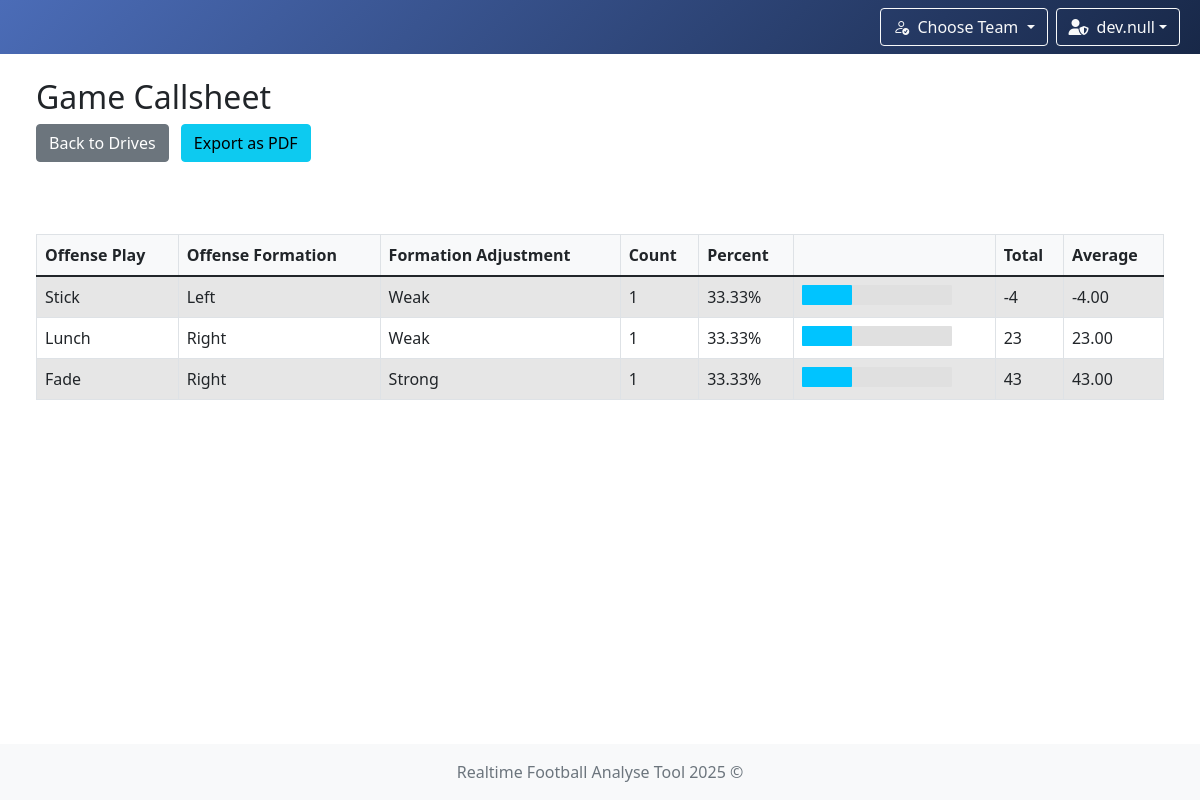
Page /game/1/game_callsheet (signed in) on the earlier database version.
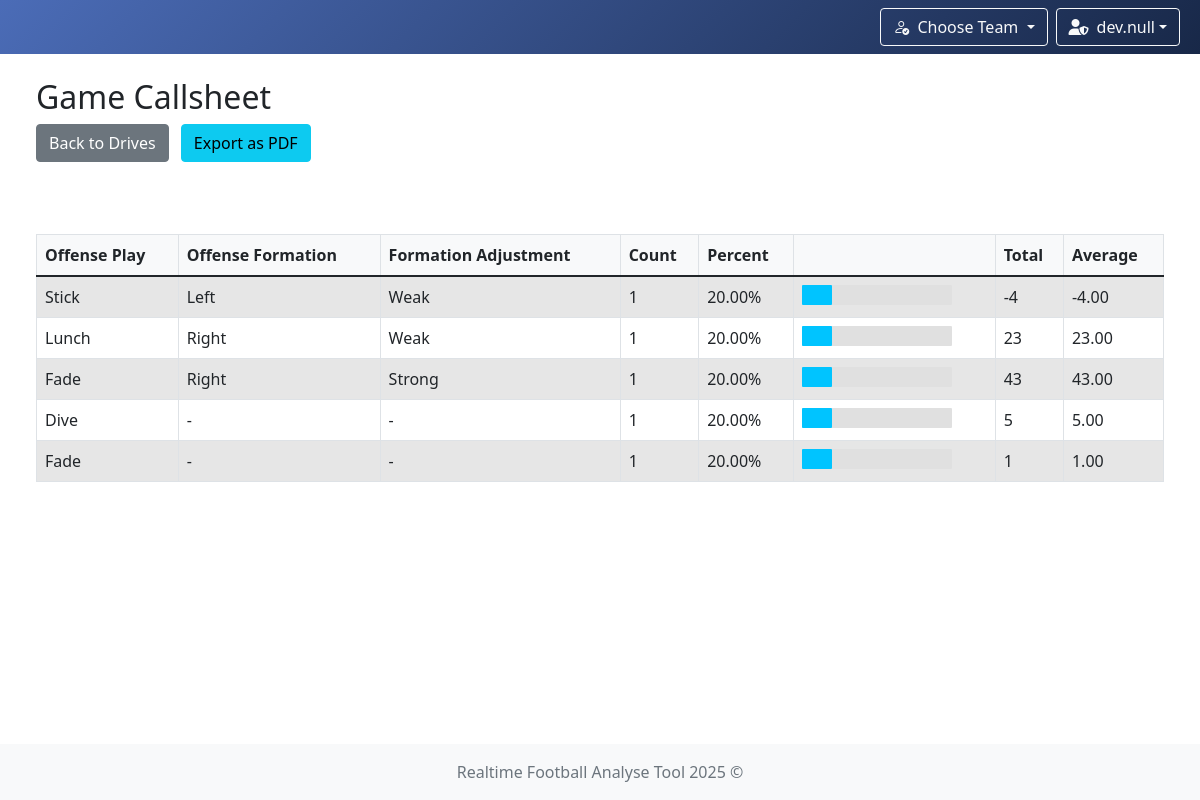
Same page on the later database version.
### app/models/user.py (models this page shows)
class UserModel(db.Model, UserMixin):
    __tablename__ = 'user'
    id = db.Column(db.Integer, primary_key=True)
    username = db.Column(db.String(80), unique=True, nullable=False)
    password = db.Column(db.String(120), nullable=False)
    role = db.Column(db.String(10), nullable=False, default='user')  # 'admin' or 'user'

### app/models/play.py (models this page shows)
class PlayModel(db.Model):
    __tablename__ = 'play'
    id = db.Column(db.Integer, primary_key=True)
    drive_id = db.Column(db.Integer, db.ForeignKey('drive.id'), nullable=False)
    odk = db.Column(db.String(1))  # O, D, or K
    quarter = db.Column(db.Integer)
    down = db.Column(db.Integer)
    distance = db.Column(db.Integer)
    yard_line = db.Column(db.Integer)
    play_type = db.Column(db.String(50))
    result = db.Column(db.String(50))
    gain_loss = db.Column(db.Integer)
    touchdown = db.Column(db.Boolean, default=False)
    personnel = db.Column(db.String(20))
    off_form = db.Column(db.String(50))  # Offensive Formation
    form_str = db.Column(db.String(50))  # Formation Strength
    form_adj = db.Column(db.String(50))  # Formation Adjustment
    motion = db.Column(db.String(50))  # Motion
    protection = db.Column(db.String(50))  # Protection
    off_play = db.Column(db.String(50))  # Off Play
    dir_call = db.Column(db.String(50))  # Directional Call
    tag = db.Column(db.String(50))  # Tags
    hash = db.Column(db.String(1))  # New field for Hash (L, M, R)

### app/controllers/call_sheet.py (the view)
    @login_required
    def game_callsheet(self, game_id: int) -> str:
        plays = PlayModel.query.join(DriveModel).filter(
            DriveModel.game_id == game_id,
            PlayModel.odk == 'O'
        ).all()
        callsheet_entries = self._process_plays(plays)
        return render_template(
            template_name_or_list='game/game_callsheet.html',
            callsheet_entries=callsheet_entries,
            game_id=game_id
        )

### app/controllers/user.py (called while the page is built)
    @staticmethod
    def load_user(user_id):
        return UserModel.query.get(int(user_id))

### run.py (called while the page is built)
    def _inject_context(self) -> None:
        @self.app.context_processor
        def inject_teams() -> dict:
            return dict(teams=AD.TEAMS_DATA)

### app/templates/game/game_callsheet.html (shortened to what this page needs)
{% extends "system/base.html" %}
{% block content %}
<div class="container-fluid">
    <div class="row mb-4">
        <div class="col">
            <h2>Game Callsheet</h2>
            <a href="{{ url_for('game_detail', game_id=game_id) }}" class="btn btn-secondary">Back to Drives</a>
            <button id="export-pdf" class="btn btn-info">Export as PDF</button>
        </div>
    </div>
    <br><br>
    <div id="export-content">
        <div class="row">
            <div class="col">
                <div class="table-responsive">
                    <table id="callsheet-table" class="table table-striped table-bordered">
                        <thead>
                            <tr>
                                <th class="sortable">Offense Play</th>
                                <th class="sortable">Offense Formation</th>
                                <th class="sortable">Formation Adjustment</th>
                                <th class="sortable">Count</th>
                                <th class="sortable">Percent</th>
                                <th></th>
                                <th class="sortable">Total</th>
                                <th class="sortable">Average</th>
                            </tr>
                        </thead>
                        <tbody>
                            {% for entry in callsheet_entries %}
                            <tr>
                                <td>{{ entry.off_play }}</td>
                                <td>{{ entry.off_form }}</td>
                                <td>{{ entry.form_adj }}</td>
                                <td>{{ entry.count }}</td>
                                <td>{{ "%.2f"|format(entry.percent) }}%</td>
                                <td>
                                    <div style="width: 150px; background-color: #e0e0e0; border-radius: 1px;">
                                        <div style="width: {{ entry.percent }}%; height: 20px; background-color: #00c4ff; border-radius: 1px;"></div>
                                    </div>
                                </td>
                                <td>{{ entry.total }}</td>
                                <td>{{ "%.2f"|format(entry.average) }}</td>
                            </tr>
                            {% endfor %}
                        </tbody>
                    </table>
                </div>
            </div>
        </div>
    </div>
</div>
{% endblock %}

### app/templates/system/base.html (shortened to what this page needs)
<!DOCTYPE html>
<html lang="en">
<head>
    <link rel="stylesheet" href="{{ url_for('static', filename='styles.css') }}"/>
    <link href="https://cdn.jsdelivr.net/npm/bootstrap@5.1.3/dist/css/bootstrap.min.css" rel="stylesheet"/>
    <link rel="stylesheet" href="https://cdn.jsdelivr.net/npm/bootstrap-icons@1.11.3/font/bootstrap-icons.css">
    <link rel="stylesheet" href="https://cdnjs.cloudflare.com/ajax/libs/font-awesome/6.5.0/css/all.min.css"/>
    <link rel="stylesheet" href="https://cdn.datatables.net/1.13.6/css/dataTables.bootstrap5.min.css">
</head>
<body class="{% block body_class %}{% endblock %}">
{% if current_user.is_authenticated %}
    <nav class="navbar navbar-expand-lg navbar-dark"
         style="{% if session.team_name and teams[session.team_name] %}
             background: linear-gradient(135deg, {{ teams[session.team_name].primary }}, #343a40);
         {% else %}
             background: linear-gradient(135deg, #4b6cb7, #182848);
         {% endif %}">
        <div class="container-fluid position-relative">
            <div class="ms-auto d-flex align-items-center">
                <div class="dropdown me-2">
                    <button class="btn btn-outline-light dropdown-toggle"
                            type="button"
                            id="teamDropdown"
                            data-bs-toggle="dropdown"
                            aria-expanded="false">
                        <i class="bi bi-person-check me-1"></i>
                        {% if session.team_name and teams[session.team_name] %}
                            {{ session.team_name }}
                        {% else %}
                            Choose Team
                        {% endif %}
                    </button>
                </div>
                <div class="dropdown me-2">
                    <button class="btn btn-outline-light dropdown-toggle d-flex align-items-center" type="button"
                            id="userDropdown" data-bs-toggle="dropdown" aria-expanded="false">
                        {% if current_user.role == 'admin' %}
                            <i class="fas fa-user-shield me-2"></i>
                        {% else %}
                            <i class="fas fa-user me-2"></i>
                        {% endif %}
                        {{ current_user.username }}
                    </button>
                </div>
            </div>
        </div>
    </nav>
{% endif %}
<div class="content-wrapper">
    <div class="container-fluid mt-4 px-4">
        {% block content %}{% endblock %}
    </div>
</div>
<footer class="footer">
    <div class="container text-center">
        <span class="text-muted">Realtime Football Analyse Tool 2025 ©</span>
    </div>
</footer>
</body>
</html>

### app/static/styles.css (style rules this page uses)
.navbar { transition: background-color 0.5s ease; }
html, body { height: 100%; margin: 0; padding: 0; }
body { display: flex; flex-direction: column; min-height: 100vh; }
.content-wrapper { flex: 1 0 auto; }
.footer { flex-shrink: 0; background-color: #f8f9fa; padding: 1rem 0; margin-top: auto; }
.table-responsive { margin-top: 0 !important; overflow-x: auto; }
.btn + .btn { margin-left: 0.5rem; }
.table-responsive { overflow-x: auto; }
.table th, .table td { white-space: nowrap; padding: 0.5rem; }
.table thead th { background-color: #f8f9fa; font-weight: bold; }
.table-striped tbody tr:nth-of-type(odd) { background-color: rgba(0, 0, 0, 0.05); }

### app/templates/game/game_callsheet.html (style rules this page uses)
th.sortable { cursor: pointer; transition: background-color 0.2s ease; }

Differences in the rows shown:
computed for PlayModel "Stick": percent "33.33" → "20.00"; {{ entry.percent }} 33.33333333333333 → 20.0 (drawn)
computed for PlayModel "Lunch": percent "33.33" → "20.00"; {{ entry.percent }} 33.33333333333333 → 20.0 (drawn)
computed for PlayModel "Strong": percent "33.33" → "20.00"; {{ entry.percent }} 33.33333333333333 → 20.0 (drawn)
added PlayModel: off_play "Dive", off_form "-", form_adj "-", count "1", percent "20.00", {{ entry.percent }} 20.0 (drawn), total "5", average "5.00"
added PlayModel: off_play "Fade", off_form "-", form_adj "-", count "1", percent "20.00", {{ entry.percent }} 20.0 (drawn), total "1", average "1.00"
